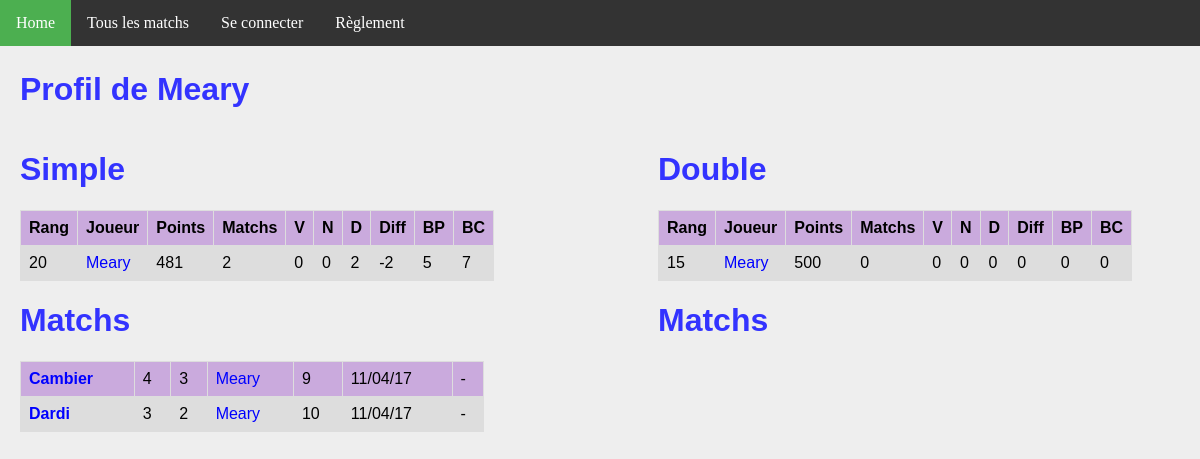
The page /joueur/22/ on the database as committed earlier.
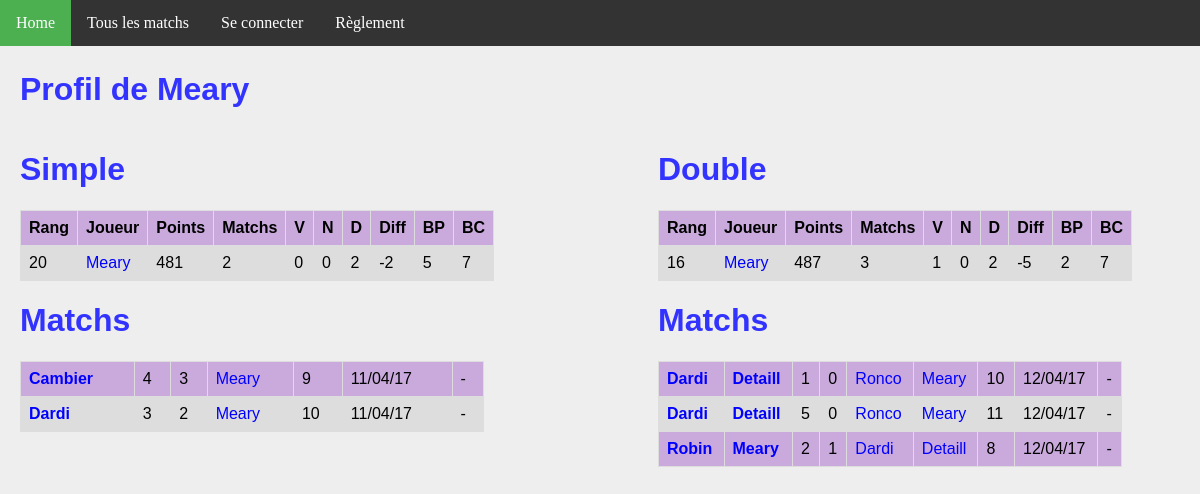
The same page on the database as committed later.
### ranking/models.py (models this page shows, shortened)
class MatchSimple(models.Model):
    domicile = models.ForeignKey('Joueur', related_name = 'dom')
    exterieur = models.ForeignKey('Joueur', related_name = 'exte')
    date = models.DateTimeField(auto_now_add=True)
    buts_domicile = models.IntegerField(default=0)
    buts_exterieur = models.IntegerField(default=0)
    points = models.IntegerField(default=0)
    @property
    def winner(self):
        if self.buts_domicile > self.buts_exterieur:
            return 1.
        elif self.buts_domicile < self.buts_exterieur:
            return 0.
        else:
            return 0.5

class Joueur(models.Model):
    user = models.OneToOneField(User, on_delete=models.CASCADE)
    pseudo = models.CharField(max_length = 50, default="Pax lambda")
    simple_score = models.IntegerField(default=500)
    simple_rang = models.IntegerField(default=0)
    simple_victoires = models.IntegerField(default=0)
    simple_nuls = models.IntegerField(default=0)
    simple_defaites = models.IntegerField(default=0)
    simple_buts_pour = models.IntegerField(default=0)
    simple_buts_contre = models.IntegerField(default=0)
    double_score = models.IntegerField(default=500)
    double_rang = models.IntegerField(default=0)
    double_victoires = models.IntegerField(default=0)
    double_nuls = models.IntegerField(default=0)
    double_defaites = models.IntegerField(default=0)
    double_buts_pour = models.IntegerField(default=0)
    double_buts_contre = models.IntegerField(default=0)
    @property
    def simple_matchs(self):
        return self.simple_nuls + self.simple_victoires + self.simple_defaites
    @property
    def double_matchs(self):
        return self.double_nuls + self.double_victoires + self.double_defaites
    @property
    def simple_diff(self):
        return self.simple_buts_pour - self.simple_buts_contre
    @property
    def double_diff(self):
        return self.double_buts_pour - self.double_buts_contre

class MatchDouble(models.Model):
    domicile_1 = models.ForeignKey('Joueur', related_name = 'dom1')
    domicile_2 = models.ForeignKey('Joueur', related_name = 'dom2')
    exterieur_1 = models.ForeignKey('Joueur', related_name = 'exte1')
    exterieur_2 = models.ForeignKey('Joueur', related_name = 'exte2')
    date = models.DateTimeField(auto_now_add=True)
    buts_domicile = models.IntegerField(default=0)
    buts_exterieur = models.IntegerField(default=0)
    points = models.IntegerField(default=0)
    @property
    def winner(self):
        if self.buts_domicile > self.buts_exterieur:
            return 1.
        elif self.buts_domicile < self.buts_exterieur:
            return 0.
        else:
            return 0.5

### ranking/views.py (the view)
# urls.py: url(r'^joueur/(?P<joueur_id>[0-9]+)/$', views.detail_joueur, name='joueur'),
def detail_joueur(request, joueur_id):
    simples_1 = MatchSimple.objects.filter(domicile__id = joueur_id)
    simples_2 = MatchSimple.objects.filter(exterieur__id = joueur_id)
    simples = simples_1 | simples_2
    doubles_1 = MatchDouble.objects.filter(domicile_1__id = joueur_id)
    doubles_2 = MatchDouble.objects.filter(domicile_2__id = joueur_id)
    doubles_3 = MatchDouble.objects.filter(exterieur_1__id = joueur_id)
    doubles_4 = MatchDouble.objects.filter(exterieur_2__id = joueur_id)
    doubles = doubles_1 | doubles_2 | doubles_3 | doubles_4
    context = {
        'joueur': get_object_or_404(Joueur, pk=joueur_id),
        'simple_matchs': simples.order_by('-date').all(),
        'double_matchs': doubles.order_by('-date').all(),
    }
    return render(request, 'joueur.html', context)

### ranking/templates/joueur.html
{% extends 'base.html' %}
{% block body %}
    <h1>Profil de {{ joueur.pseudo }}</h1>
<div id="column1" style="float:left; margin:0; width:40%;">
    <h1>Simple</h1>
    <table>
        <tr>
            <th>Rang</th>
            <th>Joueur</th>
            <th>Points</th>
            <th>Matchs</th>
            <th>V</th>
            <th>N</th>
            <th>D</th>
            <th>Diff</th>
            <th>BP</th>
            <th>BC</th>
        </tr>
        <tr>
            <td>{{ joueur.simple_rang }}</td>
            <td><a class='joueur' href="{% url 'joueur' joueur.id %}">{{joueur.pseudo}}</a></td>
            <td>{{joueur.simple_score}}</td>
            <td>{{joueur.simple_matchs}}</td>
            <td>{{joueur.simple_victoires}}</td>
            <td>{{joueur.simple_nuls}}</td>
            <td>{{joueur.simple_defaites}}</td>
            <td>{{joueur.simple_diff}}</td>
            <td>{{joueur.simple_buts_pour}}</td>
            <td>{{joueur.simple_buts_contre}}</td>
        </tr>
    </table>
    <h1>Matchs</h1>
    <table>
        {% for m in simple_matchs %}
        <tr>
            <td {% if m.winner == 1 %} style='font-weight:bold'{% endif %} >
                <a class="joueur" href="{% url 'joueur' m.domicile.id %}">{{m.domicile.pseudo}}</a>
            </td>
            <td>{{m.buts_domicile}}</td>
            <td>{{m.buts_exterieur}}</td>
            <td {% if m.winner == 0 %} style='font-weight:bold'{% endif %} >
                <a class='joueur' href="{% url 'joueur' m.exterieur.id %}">{{m.exterieur.pseudo}}</a>
            </td>
            <td>{{m.points}}</td>
            <td>{{m.date | date:'d/m/y'}}</td>
            <td>
            {% if m.domicile == request.user.joueur %}
                <a class="joueur" href="{% url 'annuler' m.id %}">Annuler</a>
            {% else %}
                -
            {% endif %}
            </td>
        </tr>
        {% endfor %}
    </table>
</div>
<div id="column2" style="float:left; margin-left:15%;width:40%;">
<h1>Double</h1>
<table>
    <tr>
        <th>Rang</th>
        <th>Joueur</th>
        <th>Points</th>
        <th>Matchs</th>
        <th>V</th>
        <th>N</th>
        <th>D</th>
        <th>Diff</th>
        <th>BP</th>
        <th>BC</th>
    </tr>
    <tr>
        <td>{{ joueur.double_rang }}</td>
        <td><a class='joueur' href="{% url 'joueur' joueur.id %}">{{joueur.pseudo}}</a></td>
        <td>{{joueur.double_score}}</td>
        <td>{{joueur.double_matchs}}</td>
        <td>{{joueur.double_victoires}}</td>
        <td>{{joueur.double_nuls}}</td>
        <td>{{joueur.double_defaites}}</td>
        <td>{{joueur.double_diff}}</td>
        <td>{{joueur.double_buts_pour}}</td>
        <td>{{joueur.double_buts_contre}}</td>
    </tr>
</table>
<h1>Matchs</h1>
<table>
    {% for m in double_matchs %}
    <tr>
        <td {% if m.winner == 1 %} style='font-weight:bold'{% endif %} >
            <a class="joueur" href="{% url 'joueur' m.domicile_1.id %}">{{m.domicile_1.pseudo}}</a>
        </td>
        <td {% if m.winner == 1 %} style='font-weight:bold'{% endif %} >
            <a class="joueur" href="{% url 'joueur' m.domicile_2.id %}">{{m.domicile_2.pseudo}}</a>
        </td>
        <td>{{m.buts_domicile}}</td>
        <td>{{m.buts_exterieur}}</td>
        <td {% if m.winner == 0 %} style='font-weight:bold'{% endif %} >
            <a class='joueur' href="{% url 'joueur' m.exterieur_1.id %}">{{m.exterieur_1.pseudo}}</a>
        </td>
        <td {% if m.winner == 0 %} style='font-weight:bold'{% endif %} >
            <a class='joueur' href="{% url 'joueur' m.exterieur_2.id %}">{{m.exterieur_2.pseudo}}</a>
        </td>
        <td>{{m.points}}</td>
        <td>{{m.date | date:'d/m/y'}}</td>
        <td>
        {% if m.domicile_1 == request.user.joueur %}
            <a class="joueur" href="{% url 'annuler_double' m.id %}">Annuler</a>
        {% else %}
            -
        {% endif %}
        </td>
    </tr>
    {% endfor %}
</table>
</div>
{% endblock %}

Rows that differ between the two databases and show on the page:
changed Joueur "Meary": double_rang "15" → "16"; double_score "500" → "487"; double_matchs "0" → "3"; double_victoires "0" → "1"; double_defaites "0" → "2"; double_diff "0" → "-5"; double_buts_pour "0" → "2"; double_buts_contre "0" → "7"
added MatchDouble: domicile_1.pseudo "Dardi", domicile_2.pseudo "Detaill", buts_domicile "1", buts_exterieur "0", exterieur_1.pseudo "Ronco", exterieur_2.pseudo "Meary", points "10", date "12/04/17"
added MatchDouble: domicile_1.pseudo "Dardi", domicile_2.pseudo "Detaill", buts_domicile "5", buts_exterieur "0", exterieur_1.pseudo "Ronco", exterieur_2.pseudo "Meary", points "11", date "12/04/17"
added MatchDouble: domicile_1.pseudo "Robin", domicile_2.pseudo "Meary", buts_domicile "2", buts_exterieur "1", exterieur_1.pseudo "Dardi", exterieur_2.pseudo "Detaill", points "8", date "12/04/17"
